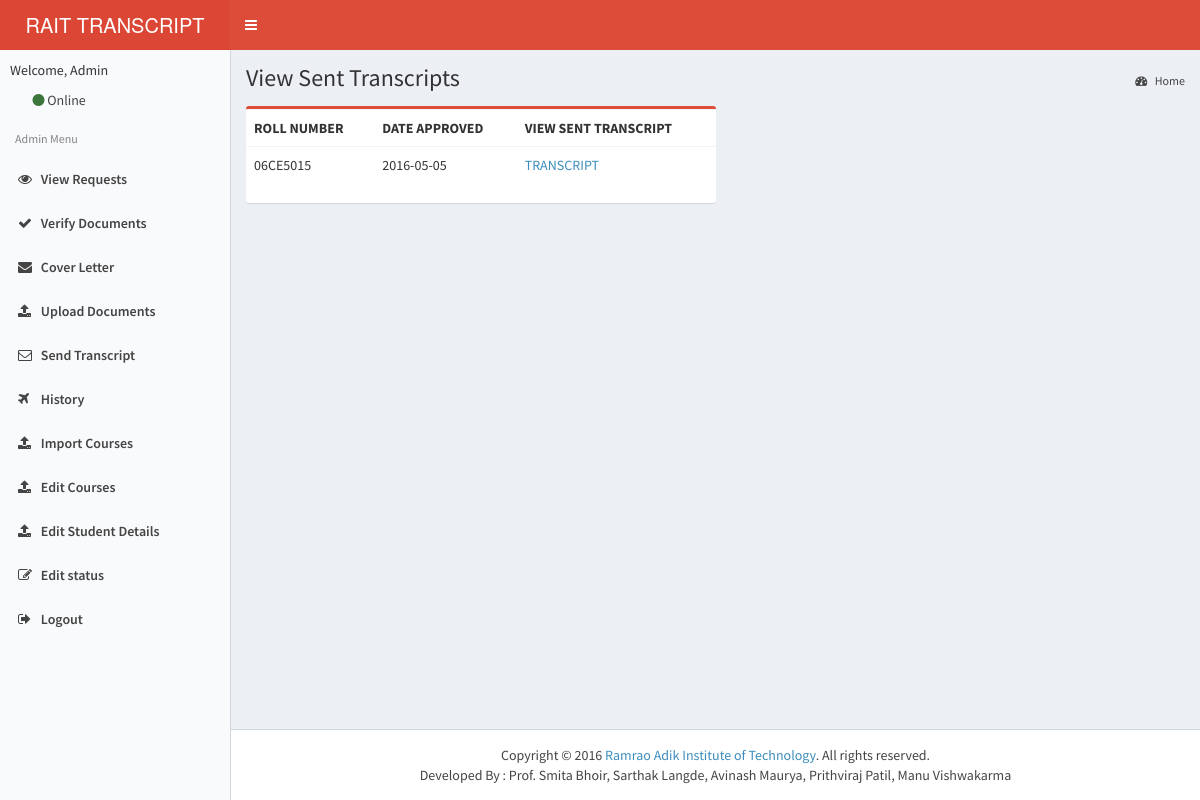
/admin/history.php, run on an earlier commit of the app's database.
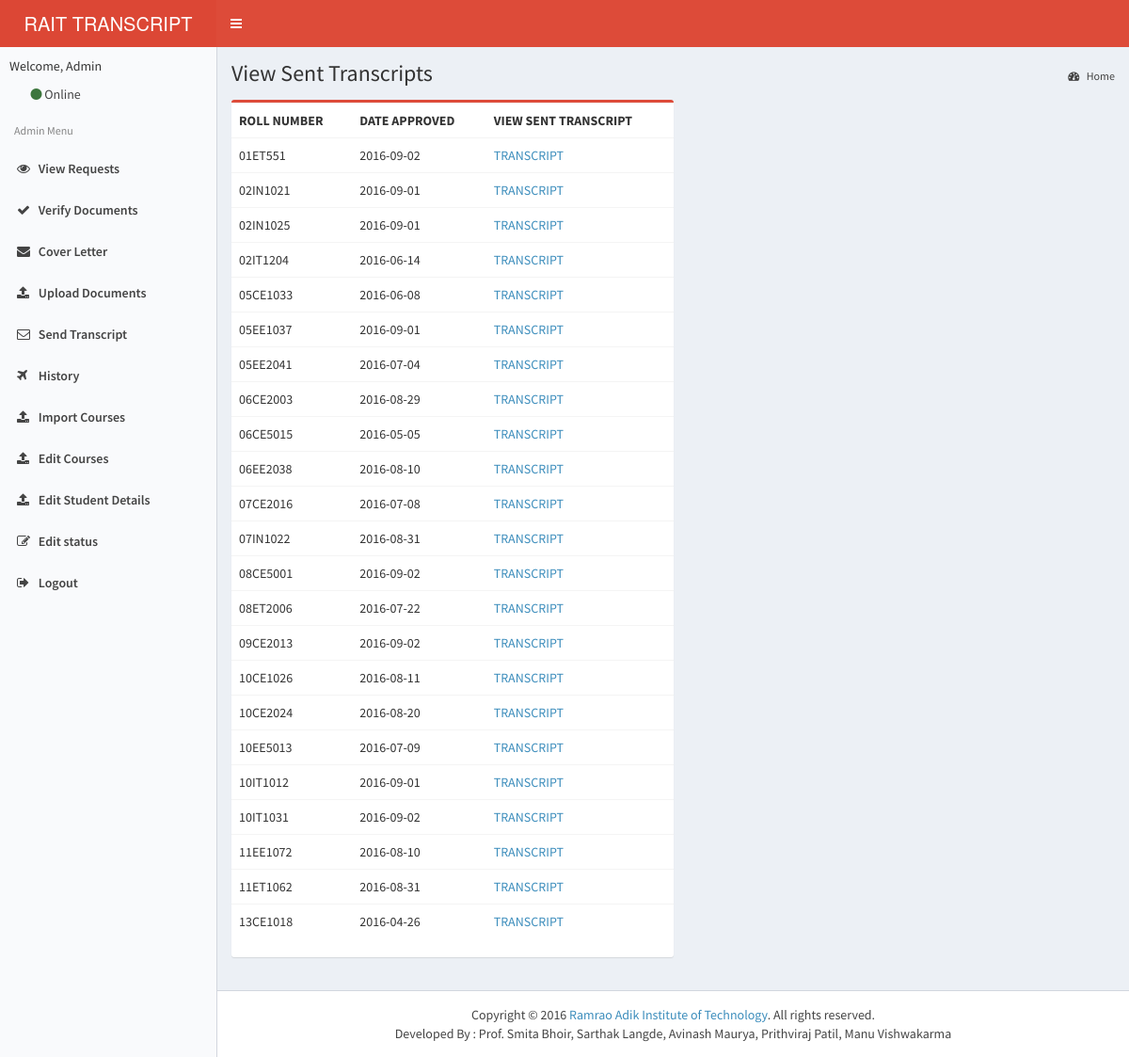
And on a later commit of the database.
### tables this page shows
CREATE TABLE `approved` (
  `roll` varchar(10) NOT NULL,
  `date_approved` date NOT NULL
);

### admin/history.php (the view)
<?php
include 'header.php';
?>
      <div class="content-wrapper">
        <section class="content-header">
          <h1>
            View Sent Transcripts
          </h1>
          <ol class="breadcrumb">
            <li class="active"><a href="index.php"><i class="fa fa-dashboard"></i> Home</a></li>
          </ol>
        </section>
        <section class="content">
		<div class="box box-danger" style="width:50%">
<?php
$sql = "SELECT * FROM approved";
$res = mysqli_query($connect,$sql);
echo '<center><div class="table-responsive"><table  class="table">';
echo "<tr><th> ROLL NUMBER </th><th> DATE APPROVED</th><th> VIEW SENT TRANSCRIPT</th></tr>";
while($row = mysqli_fetch_array($res))
{
echo "<tr><td>" . strtoupper($row['roll']) . "</td><td>" . $row['date_approved'] . "</td><td>" . "<a href='http://10.0.0.4:8800/transcript/Documents/Transcript/Verified/".$row['roll']."/transcript.pdf '>TRANSCRIPT </a>" . "</td></tr>";
}
echo "</table></div></center>";
?></div>
        </section>
      </div>
      <?php
	  include 'footer.php';
	  ?>
</html>

What changed in the data, as far as the page shows it:
added approved: roll "01ET551", date_approved "2016-09-02"
added approved: roll "02IN1021", date_approved "2016-09-01"
added approved: roll "02IN1025", date_approved "2016-09-01"
added approved: roll "02IT1204", date_approved "2016-06-14"
added approved: roll "05CE1033", date_approved "2016-06-08"
added approved: roll "05EE1037", date_approved "2016-09-01"
added approved: roll "05EE2041", date_approved "2016-07-04"
added approved: roll "06CE2003", date_approved "2016-08-29"
added approved: roll "06EE2038", date_approved "2016-08-10"
added approved: roll "07CE2016", date_approved "2016-07-08"
added approved: roll "07IN1022", date_approved "2016-08-31"
added approved: roll "08CE5001", date_approved "2016-09-02"
added approved: roll "08ET2006", date_approved "2016-07-22"
added approved: roll "09CE2013", date_approved "2016-09-02"
added approved: roll "10CE1026", date_approved "2016-08-11"
added approved: roll "10CE2024", date_approved "2016-08-20"
added approved: roll "10EE5013", date_approved "2016-07-09"
added approved: roll "10IT1012", date_approved "2016-09-01"
added approved: roll "10IT1031", date_approved "2016-09-02"
added approved: roll "11EE1072", date_approved "2016-08-10"
added approved: roll "11ET1062", date_approved "2016-08-31"
added approved: roll "13CE1018", date_approved "2016-04-26"
